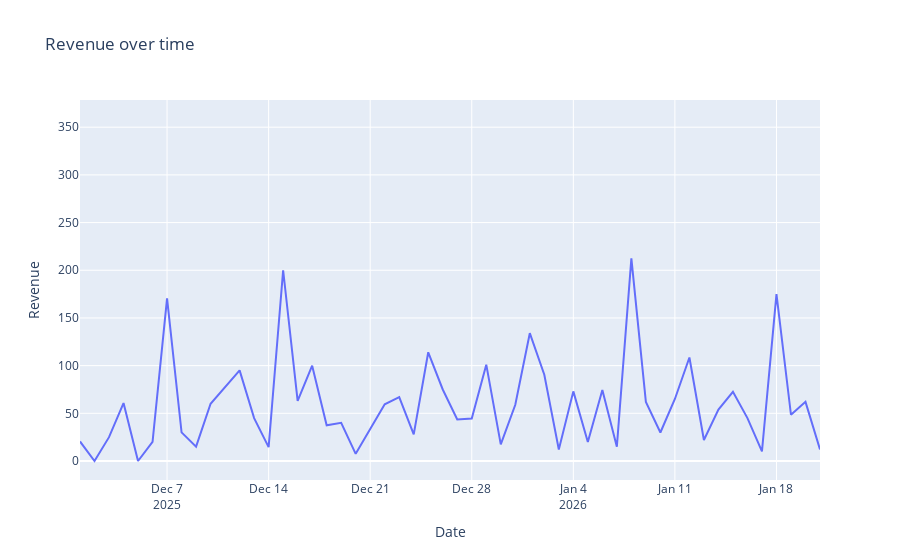

Notebook cell for this chart:
### Code cell
fig.update_layout(title={"x": 0.02})
fig = px.line(trend, x="date", y="revenue", title="Revenue over time")
fig.update_xaxes(title_text="Date")
fig.update_yaxes(title_text="Revenue")
save_fig(fig, FIGS / "revenue_trend.png")

fig

### Figure 1 — Plotly figure (JSON) as saved in the notebook; plotly's stock layout.template omitted (floating-point values rounded to 4 significant figures)
{"data": [{"hovertemplate": "date=%{x}<br>revenue=%{y}<extra></extra>", "legendgroup": "", "line": {"color": "#636efa", "dash": "solid"}, "marker": {"symbol": "circle"}, "mode": "lines", "name": "", "orientation": "v", "showlegend": false, "type": "scatter", "x": ["2025-12-01", "2025-12-02", "2025-12-03", "2025-12-04", "2025-12-05", "2025-12-06", "2025-12-07", "2025-12-08", "2025-12-09", "2025-12-10", "2025-12-12", "2025-12-13", "2025-12-14", "2025-12-15", "2025-12-16", "2025-12-17", "2025-12-18", "2025-12-19", "2025-12-20", "2025-12-21", "2025-12-22", "2025-12-23", "2025-12-24", "2025-12-25", "2025-12-26", "2025-12-27", "2025-12-28", "2025-12-29", "2025-12-30", "2025-12-31", "2026-01-01", "2026-01-02", "2026-01-03", "2026-01-04", "2026-01-05", "2026-01-06", "2026-01-07", "2026-01-08", "2026-01-09", "2026-01-10", "2026-01-11", "2026-01-12", "2026-01-13", "2026-01-14", "2026-01-15", "2026-01-16", "2026-01-17", "2026-01-18", "2026-01-19", "2026-01-20", "2026-01-21", null], "xaxis": "x", "y": [20.5, 0.0, 25.0, 60.75, 0.0, 19.99, 170.5, 30.0, 15.0, 60.0, 95.0, 45.0, 14.5, 200.0, 63.0, 99.99, 37.5, 40.0, 7.5, 33.0, 59.5, 67.0, 28.0, 114.0, 74.99, 43.5, 44.5, 101.0, 17.5, 59.0, 134.0, 90.5, 12.0, 73.0, 19.99, 74.5, 15.0, 212.5, 62.0, 29.9, 65.0, 108.5, 22.0, 54.0, 72.5, 45.0, 10.0, 175.0, 48.5, 62.0, 12.0, 358.6], "yaxis": "y"}], "layout": {"legend": {"tracegroupgap": 0}, "title": {"text": "Revenue over time"}, "xaxis": {"anchor": "y", "domain": [0, 1], "title": {"text": "Date"}}, "yaxis": {"anchor": "x", "domain": [0, 1], "title": {"text": "Revenue"}}}}
